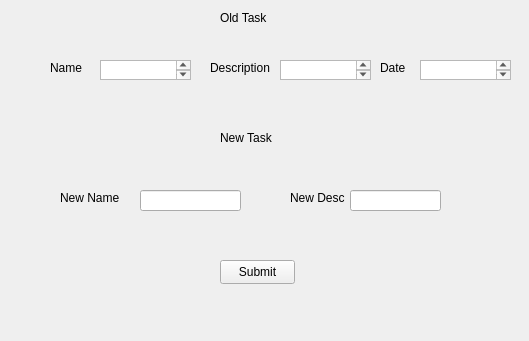
<?xml version="1.0" encoding="UTF-8"?>
<ui version="4.0">
 <class>Form</class>
 <widget class="QWidget" name="Form">
  <property name="geometry">
   <rect>
    <x>0</x>
    <y>0</y>
    <width>529</width>
    <height>341</height>
   </rect>
  </property>
  <property name="windowTitle">
   <string>Form</string>
  </property>
  <widget class="QLabel" name="label_2">
   <property name="geometry">
    <rect>
     <x>50</x>
     <y>60</y>
     <width>49</width>
     <height>16</height>
    </rect>
   </property>
   <property name="text">
    <string>Name</string>
   </property>
  </widget>
  <widget class="QLabel" name="label_3">
   <property name="geometry">
    <rect>
     <x>210</x>
     <y>60</y>
     <width>61</width>
     <height>16</height>
    </rect>
   </property>
   <property name="text">
    <string>Description</string>
   </property>
  </widget>
  <widget class="QLabel" name="label_4">
   <property name="geometry">
    <rect>
     <x>380</x>
     <y>60</y>
     <width>49</width>
     <height>16</height>
    </rect>
   </property>
   <property name="text">
    <string>Date</string>
   </property>
  </widget>
  <widget class="QTextBrowser" name="old_name_browser">
   <property name="geometry">
    <rect>
     <x>100</x>
     <y>60</y>
     <width>91</width>
     <height>20</height>
    </rect>
   </property>
  </widget>
  <widget class="QTextBrowser" name="old_description_browser">
   <property name="geometry">
    <rect>
     <x>280</x>
     <y>60</y>
     <width>91</width>
     <height>20</height>
    </rect>
   </property>
  </widget>
  <widget class="QTextBrowser" name="old_date_browser">
   <property name="geometry">
    <rect>
     <x>420</x>
     <y>60</y>
     <width>91</width>
     <height>20</height>
    </rect>
   </property>
  </widget>
  <widget class="QLabel" name="label_5">
   <property name="geometry">
    <rect>
     <x>220</x>
     <y>130</y>
     <width>81</width>
     <height>16</height>
    </rect>
   </property>
   <property name="styleSheet">
    <string notr="true">font: 12pt &quot;Segoe UI&quot;;</string>
   </property>
   <property name="text">
    <string>New Task</string>
   </property>
  </widget>
  <widget class="QLabel" name="label_6">
   <property name="geometry">
    <rect>
     <x>220</x>
     <y>10</y>
     <width>81</width>
     <height>16</height>
    </rect>
   </property>
   <property name="styleSheet">
    <string notr="true">font: 12pt &quot;Segoe UI&quot;;</string>
   </property>
   <property name="text">
    <string>Old Task</string>
   </property>
  </widget>
  <widget class="QLabel" name="label">
   <property name="geometry">
    <rect>
     <x>60</x>
     <y>190</y>
     <width>71</width>
     <height>16</height>
    </rect>
   </property>
   <property name="text">
    <string>New Name</string>
   </property>
  </widget>
  <widget class="QLineEdit" name="new_name_line">
   <property name="geometry">
    <rect>
     <x>140</x>
     <y>190</y>
     <width>101</width>
     <height>21</height>
    </rect>
   </property>
  </widget>
  <widget class="QLabel" name="label_7">
   <property name="geometry">
    <rect>
     <x>290</x>
     <y>190</y>
     <width>61</width>
     <height>16</height>
    </rect>
   </property>
   <property name="text">
    <string>New Desc</string>
   </property>
  </widget>
  <widget class="QLineEdit" name="new_description_line">
   <property name="geometry">
    <rect>
     <x>350</x>
     <y>190</y>
     <width>91</width>
     <height>21</height>
    </rect>
   </property>
  </widget>
  <widget class="QPushButton" name="submit_btn">
   <property name="geometry">
    <rect>
     <x>220</x>
     <y>260</y>
     <width>75</width>
     <height>24</height>
    </rect>
   </property>
   <property name="text">
    <string>Submit</string>
   </property>
  </widget>
 </widget>
 <resources/>
 <connections/>
</ui>
